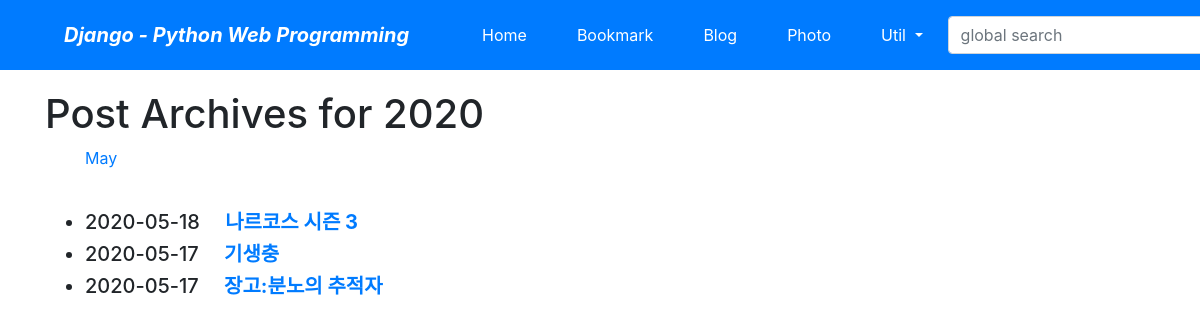
Screenshot of /blog/archive/2020/ with the database file from the repository.
### blog/models.py (models this page shows, shortened)
class Post(models.Model):
    title = models.CharField(verbose_name='TITLE', max_length=50)
    slug = models.SlugField(
        'SLUG', unique=True, allow_unicode=True, help_text='one word for title alias')
    description = models.CharField(
        'DESCRIPTION', max_length=100, blank=True, help_text='simple description text')
    content = models.TextField('CONTENT')
    create_dt = models.DateTimeField('CREATE DATE', auto_now_add=True)
    modify_dt = models.DateTimeField('MODIFY DATE', auto_now=True)
    tags = TaggableManager(blank=True)
    class Meta:
        verbose_name = 'post'
        verbose_name_plural = 'posts'
        db_table = 'blog_posts'
        ordering = ('-modify_dt',)
    def get_absolute_url(self):
        return reverse("blog:post_detail", args=(self.slug,))

### blog/views.py (the view)
# urls.py: path('archive/<int:year>/', views.PostYAV.as_view(), name='post_year_archive'),
class PostYAV(YearArchiveView):
    model = Post
    date_field = 'modify_dt'
    make_object_list = True

### blog/templates/blog/post_archive_year.html (shortened to what this page needs)
{% extends 'base.html' %}
{% block content %}
    <h1>Post Archives for
        {{ year|date:"Y" }}</h1>
    <ul>
        {% for date in date_list %}
            <li style="display: inline;">
                <a href="{% url 'blog:post_month_archive' year|date:'Y' date|date:'b' %}">
                    {{ date|date:"F" }}</a >
            </li>
        {% endfor %}
    </ul>
    <br/>
    <div>
        <ul>
            {% for post in object_list %}
                <li class="h5">
                    {{ post.modify_dt|date:"Y-m-d"}}&emsp;
                    <a href="{{ post.get_absolute_url }}">
                        <strong>{{ post.title }}</strong>
                    </a >
                </li>
            {% endfor %}
        </ul>
    </div>
{% endblock %}

### rows the page displays
Post: modify_dt "2020-05-18", title "나르코스 시즌 3"
Post: modify_dt "2020-05-17", title "기생충"
Post: modify_dt "2020-05-17", title "장고:분노의 추적자"

### other values shown
{{ year|date:"Y" }} "2020"
{{ date|date:"F" }} "May"
